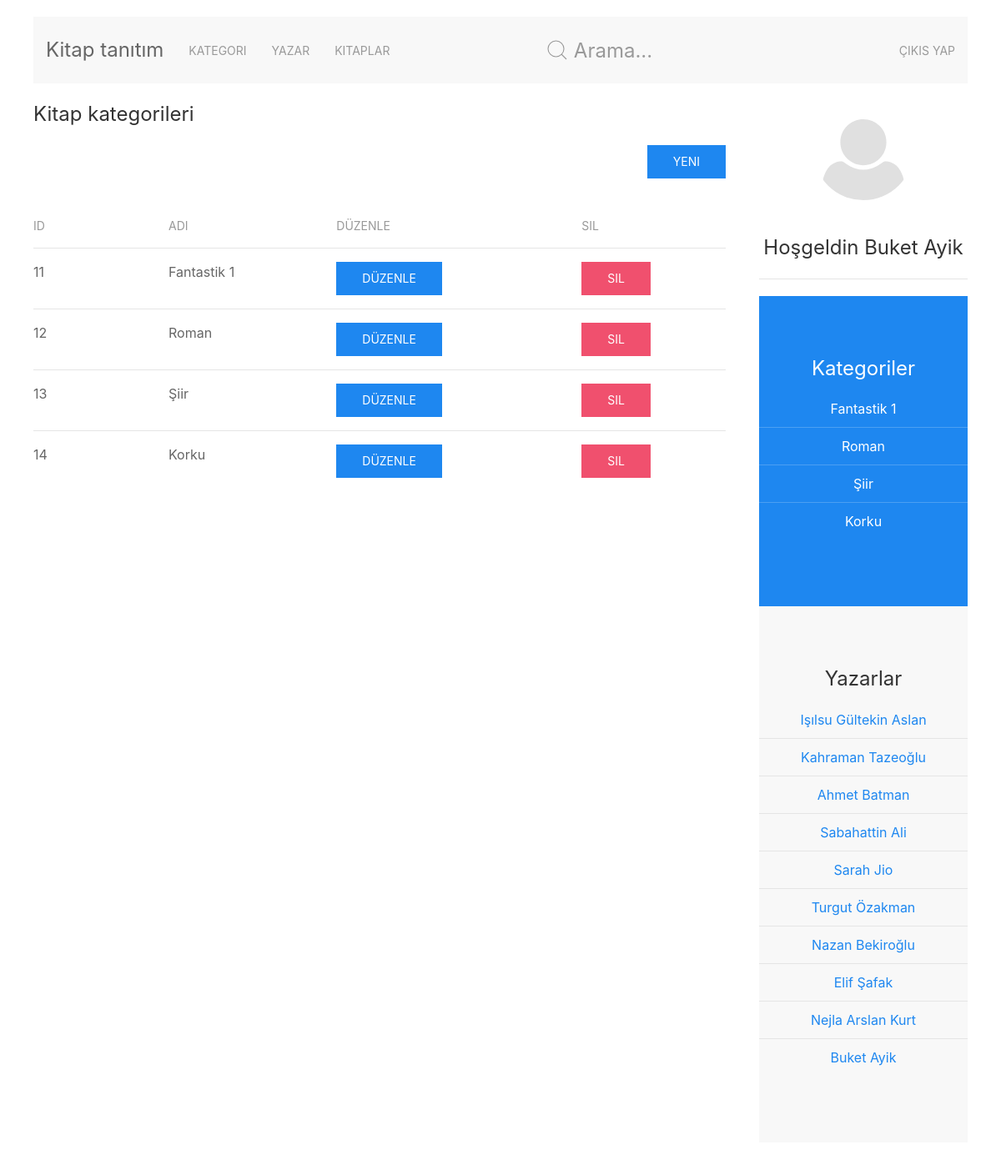
The page /kategori.php (signed in) on the database its author committed.
### tables this page shows
CREATE TABLE `kategori` (
  `id` int(11) NOT NULL,
  `adi` varchar(50) NOT NULL
);

CREATE TABLE `yazar` (
  `id` int(11) NOT NULL,
  `adi` varchar(50) NOT NULL
);

### bk/fonksiyonlar.php (called while the page is built, shortened)
<?php
function veritabani_sorgu($sql) {
	$baglanti = mysql_connect($GLOBALS['veritabani_sunucu'], $GLOBALS['veritabani_kullanici_adi'], $GLOBALS['veritabani_sifre']);
	$sonuc = mysql_query($sql, $baglanti);
	return $sonuc;
}
function kategori_goster(){
	$sorgu = "SELECT * FROM `kategori`";
	$sonuc = veritabani_sorgu($sorgu);
	$sonuc_sayi = mysql_num_rows($sonuc);
	if($sonuc_sayi > 0){
		$sonuclar = array();
		while($sonuc_ayikla = mysql_fetch_array($sonuc, MYSQL_ASSOC)) {
   			$sonuclar [] = $sonuc_ayikla;
		}
		return $sonuclar;
	} else {
		return false;
	}
}
function yazar_goster(){
	$sorgu = "SELECT * FROM `yazar`";
	$sonuc = veritabani_sorgu($sorgu);
	$sonuc = veritabani_sorgu($sorgu);
	$sonuc_sayi = mysql_num_rows($sonuc);
	if($sonuc_sayi > 0){
		$sonuclar = array();
		while($sonuc_ayikla = mysql_fetch_array($sonuc, MYSQL_ASSOC)) {
   			$sonuclar [] = $sonuc_ayikla;
		}
		return $sonuclar;
	} else {
		return false;
	}
}

### kategori.php (the view, shortened to what this page needs)
<?php
require("bk/fonksiyonlar.php");
$kategoriler = kategori_goster();
?>
<?php
include("bk/ust.php");
?>
<?php
include("bk/menu.php");
?>
	<div class="uk-grid">
		<div class="uk-width-3-4@m">
			<h3>Kitap kategorileri</h3>
   				<a href="kategori_ekle.php" class="uk-align-right uk-button uk-button-primary">Yeni</a>
                <table class="uk-table uk-table-justify uk-table-divider">
                    <thead>
                        <tr>
                            <th class="uk-width-small">ID</th>
                            <th>Adı</th>
                            <th>Düzenle</th>
                            <th>Sil</th>
                        </tr>
                    </thead>
                    <tbody>
                    <?php if ($kategoriler) {
                    	foreach ($kategoriler as $kategori) { ?>
                        <tr>
                            <td><?php print $kategori['id'];?></td>
                            <td><?php print $kategori['adi']; ?></td>
                            <td><a href="kategori_duzenle.php?id=<?php print $kategori['id']; ?>" class="uk-button uk-button-primary">Düzenle</a></td>
                            <td><a href="kategori_sil.php?id=<?php print $kategori['id']; ?>"  onclick="return confirm('Silinsin mi?')"  class="uk-button uk-button-danger">Sil</a></td>
                        </tr>
                    <?php }
                } else {
                	print "<tr><td>Kategoriler yok</td><td></td><td></td><td></td></tr>";
                } ?>
            		</tbody>
                </table>
        </div>
<?php
include("bk/sag.php");
?>
    </div>
<?php
include("bk/alt.php");
?>

### bk/sag.php (shortened to what this page needs)
<div class="uk-width-1-4@m">
                <div class="uk-panel uk-card uk-text-center">
                    <img class="uk-border-circle" width="120" height="120" alt="">
                    <h3>Hoşgeldin <?php
			if(isset($_SESSION['kullanici'])){
				print $_SESSION['ad'] . " ";
				print $_SESSION['soyad'];
			} else {
				print "Mısafır";
			}
		?></h3>
                </div>
                <hr>
                <div class="uk-section uk-section-primary uk-light">
                    <div class="uk-text-center">
                        <h3 class="uk-panel-title">Kategoriler</h3>
                        <ul class="uk-list uk-list-divider">
                        	<?php
                        	$kategoriler_liste = kategori_goster();
                        	if($kategoriler_liste) {
                        		foreach ($kategoriler_liste as $kategori) { ?>
                        		<li><a href="index.php?goster=kategori&amp;id=<?php print $kategori['id']; ?>"><?php print $kategori['adi']; ?></a></li>
					       <?php } } ?>
                        </ul>
                    </div>
                </div>
                <div class="uk-section uk-section-muted">
                    <div class="uk-text-center">
                        <h3 class="uk-panel-title">Yazarlar</h3>
                        <ul class="uk-list uk-list-divider">
                        	<?php
                        	$yazar_liste = yazar_goster();
                        	if($yazar_liste) {
                        		foreach ($yazar_liste as $yazar) { ?>
                        		<li><a href="index.php?goster=yazar&amp;id=<?php print $yazar['id']; ?>"><?php print $yazar['adi']; ?></a></li>
					       <?php } } ?>
                        </ul>
                    </div>
                </div>
            </div>

### rows shown on the page
kategori: id "11", adi "Fantastik 1"
kategori: id "12", adi "Roman"
kategori: id "13", adi "Şiir"
kategori: id "14", adi "Korku"
yazar: adi "Işılsu Gültekin Aslan"
yazar: adi "Kahraman Tazeoğlu"
yazar: adi "Ahmet Batman"
yazar: adi "Sabahattin Ali"
yazar: adi "Sarah Jio"
yazar: adi "Turgut Özakman"
yazar: adi "Nazan Bekiroğlu"
yazar: adi "Elif Şafak"
yazar: adi "Nejla Arslan Kurt"
yazar: adi "Buket Ayik"

### other values the page prints
$_SESSION['ad'] "Buket"
$_SESSION['soyad'] "Ayik"
